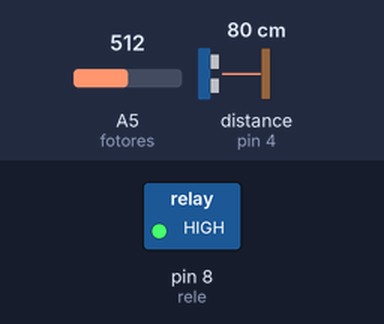
The sketch below on a simulated Arduino Uno, built with avr-gcc and run on an emulated ATmega328P. Shown: switched loads named in the sketch (green lamp = pin HIGH). Wiring (inferred from the names in the program): ultrasonic range finder: trigger pin 5; echo pin 4. The test bench sets the inputs (shaded band); at power-on: A5 (fotores) = 512, distance to the obstacle (sensor on pin 4) 80 cm. The echo pulse lasts 58.3 µs per cm; pins used as bus, display or sensor lines are not drawn; what the sketch prints to the serial monitor is not drawn.

Above: at 0.1 s.
Timing chart, 0 to 1.6 s (numbered marks = the images above):
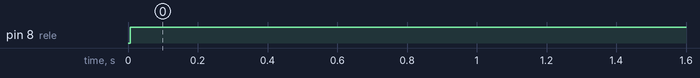

Measured:
- by itself, pin 8 (rele): LOW → HIGH at 0.01 s

The sketch:

sketch_nov27c.ino
```cpp
const int rele=8;
int fotores=A5;
int resultado=0;
const int eco=4;
const int trig=5;

int tiempopulso; // variables del ultrasonido //
int distfin;

void setup() {
  // put your setup code here, to run once:
 pinMode ( rele, OUTPUT);
 pinMode (fotores , INPUT);

 pinMode (eco , INPUT);
 pinMode (trig , OUTPUT);

 Serial.begin (9600);

}

void loop() {
  // put your main code here, to run repeatedly:
 resultado=analogRead (fotores); // nos va a mostrar entre 0 y 1023 la fotoresistencia //

 Serial.print ( " fotoresist \t "); // esto es igual que la palabra "ultra" del ultrasonido, para separar datos //
 // \t es una accion que nos permite en el monitor serial darle un tab o espacio a los datos //
 // mostrara asi:    fotoresist  800
//                 ultra 20   //

// Ahora necesitamos saber con precision la luz del ambiente, ya que 500 es un estimativo que pusimos //
// Necesitamos calibrarlo //
 Serial.println ( resultado );

 digitalWrite ( trig , HIGH);
 delayMicroseconds ( 5 );      // esto para ultrasonido //
 digitalWrite (trig , LOW);

tiempopulso = pulseIn ( eco , HIGH); // funciones ultrasonido //
distfin = 0.034 / 2 * tiempopulso;

Serial.print ("ultra");  // resultado del ultra sonido, se pone "ultra" como para separar ya que vamos a tener //
// dos resultados en numero, el del ultra sonido y el de la fotoresistencia, entonces nos quedara //
// 800 ultra 20 //

Serial.println ( distfin );

 if (resultado >= 800 && distfin <=10 ){ // cuanta mayor oscuridad, mayor va a ser el numero //
 // se le agrega el distfin <= 10 ya que este programa va hacer que el arduino cuando detecte oscuridad y a la vez //
 // detecte acercamiento ( menor a 10 ), prenda la lampara, es una conjuncion donde debe ser verdadero y verdadero //

      digitalWrite (rele, LOW); // algunas placas de rele se prenden con un LOW o con un HIGH ( analizar segun fabricante)
  // o verificar probando primero antes que nada, para no generar problemas de conexion despues //
      delay (500); // siempre tener un minimo de 500 de t al ser un dispositivo que trabaja con imanes, etc //
 }

 else {
      digitalWrite ( rele , HIGH);
      delay (500);
 }

}
```
